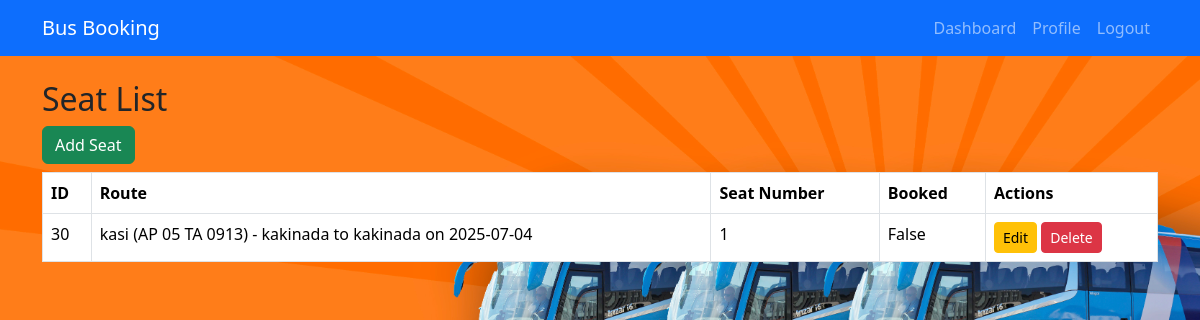
/seats/ (signed in), run on the app's committed database.
### core/models.py (models this page shows, shortened)
class Seat(models.Model):
    route = models.ForeignKey(Route, on_delete=models.CASCADE)
    seat_number = models.IntegerField()
    is_booked = models.BooleanField(default=False)

class Route(models.Model):
    bus = models.ForeignKey(Bus, on_delete=models.CASCADE)
    from_city = models.ForeignKey(City, related_name='route_from', on_delete=models.CASCADE)
    to_city = models.ForeignKey(City, related_name='route_to', on_delete=models.CASCADE)
    date = models.DateField()
    time = models.TimeField()
    price = models.DecimalField(max_digits=10, decimal_places=2)
    def __str__(self):
        return f"{self.bus} - {self.from_city} to {self.to_city} on {self.date}"

class Bus(models.Model):
    bus_name = models.CharField(max_length=100)
    bus_number = models.CharField(max_length=20)
    total_seats = models.IntegerField()
    def __str__(self):
        return f"{self.bus_name} ({self.bus_number})"

class City(models.Model):
    name = models.CharField(max_length=100)
    def __str__(self):
        return self.name

### core/views.py (the view)
# urls.py: path('seats/', views.seat_list, name='seat_list'),
@staff_member_required
def seat_list(request):
    seats = Seat.objects.all()
    return render(request, 'seat_list.html', {'seats': seats})

### core/templates/seat_list.html
{% extends 'base.html' %}
{% block content %}
<h2>Seat List</h2>
<a href="/seats/add/" class="btn btn-success mb-2">Add Seat</a>
<table class="table table-bordered">
    <thead><tr><th>ID</th><th>Route</th><th>Seat Number</th><th>Booked</th><th>Actions</th></tr></thead>
    <tbody>
        {% for seat in seats %}
        <tr>
            <td>{{ seat.id }}</td>
            <td>{{ seat.route }}</td>
            <td>{{ seat.seat_number }}</td>
            <td>{{ seat.is_booked }}</td>
            <td>
                <a href="/seats/{{ seat.id }}/edit/" class="btn btn-warning btn-sm">Edit</a>
                <a href="/seats/{{ seat.id }}/delete/" class="btn btn-danger btn-sm">Delete</a>
            </td>
        </tr>
        {% endfor %}
    </tbody>
</table>
{% endblock %}

### data on the page
Seat: id "30", route "kasi (AP 05 TA 0913) - kakinada to kakinada on 2025-07-04", seat_number "1", is_booked "False"
